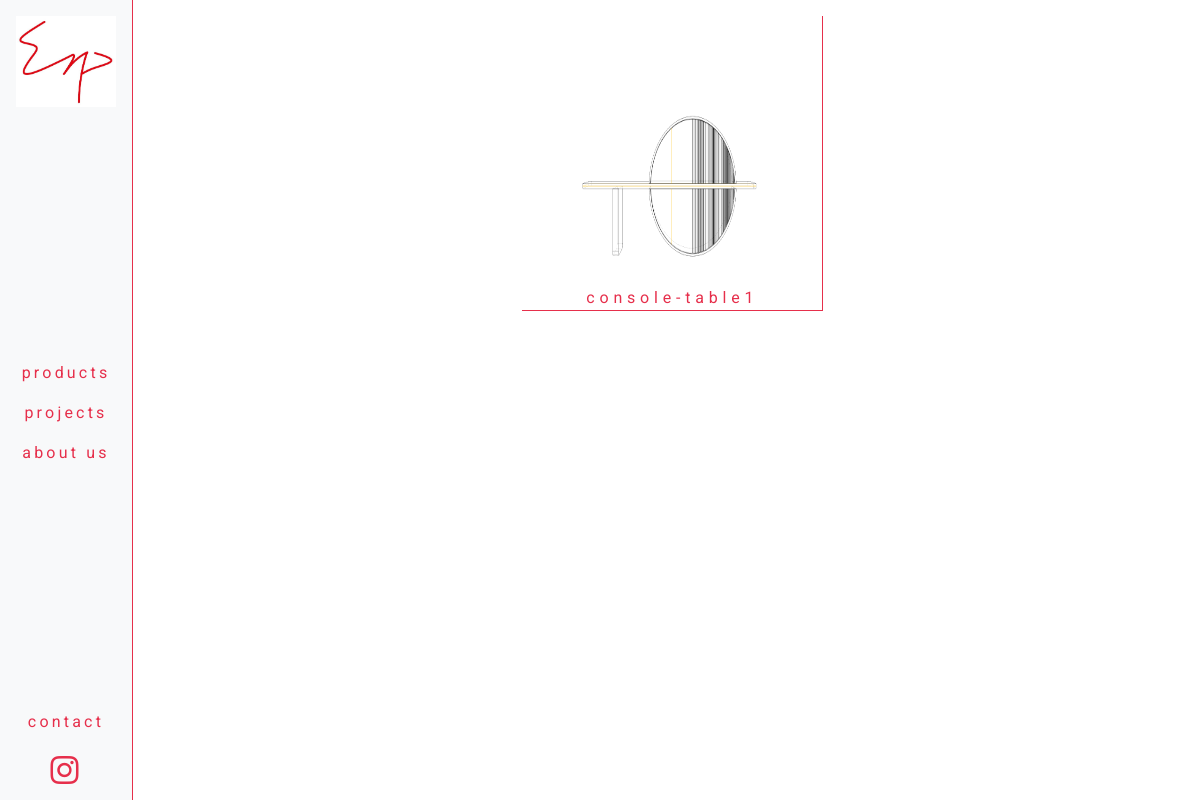
The app's page /subproducts/console-table with its own data.
### app/models.py (models this page shows, shortened)
class Products(models.Model):
    name = models.CharField(max_length=200)
    typeOfProduct = models.CharField(max_length=14, choices=PRODUCT_CHOICES, default='bench')
    description = models.TextField()
    imagebw1 = models.ImageField(upload_to='productImage' ,default="1.jpg")
    imageclr2 = models.ImageField(upload_to='productImage',default="1.jpg")
    image3 = models.ImageField(upload_to='productImage',default="1.jpg")
    image4 = models.ImageField(upload_to='productImage',default="1.jpg")

### app/views.py (the view)
# urls.py: path('subproducts/<str:type>',views.subproducts,name='subproducts'),
def subproducts(request,type):
    product = Products.objects.filter(typeOfProduct=type)
    return render(request, 'app/subproducts.html',{"product":product})

### app/templates/app/subproducts.html (shortened to what this page needs)
{% extends 'app/base.html' %}
{% load static %}
{% block main-content %}
<div class="container subproductdisplay">
    {% for i in product %}
    <a href="{% url 'productdescription' i.id %}">
        <figure class="snip1256">
            <img src="{{i.imagebw1.url}}" class="proimgdiv showimagehidden" alt="" srcset="">
            <figcaption class="text-center">{{i.name}}</figcaption>
        </figure>
    </a>
    {% endfor %}
{% endblock main-content %}

### app/static/app/css/style.css (style rules this page uses)
body, html { margin: 0; padding: 0; overflow-x: hidden; font-family: 'Roboto', sans-serif; }
.proimgdiv { min-width: 463px; max-width: 463px; max-height: 331px; min-height: 331px; }
.subproductdisplay { display: grid; justify-content: center; grid-template-columns: auto auto auto; }
.subproductdisplay a { text-decoration: none; }
.subproductdisplay .snip1256 { margin-top: -1rem; border-right: 1px solid #E62F4B; border-bottom: 1px solid #E62F4B; }
.subproductdisplay figcaption { letter-spacing: 0.3em; color: #E62F4B; }

### app/static/app/css/responsive.css (style rules this page uses)
@media (min-width: 1024px) and (max-width: 1366px) { .proimgdiv { min-width: 300px; max-width: 300px; max-height: 270px; min-height: 270px; } }
@media (min-width: 1024px) and (max-width: 1366px) { .subproductdisplay, .projectdisplay { grid-template-columns: auto auto auto; margin-top: 2rem; margin-left: 2rem; } }

### records on screen
Products: imagebw1 (picture), name "console-table1"
